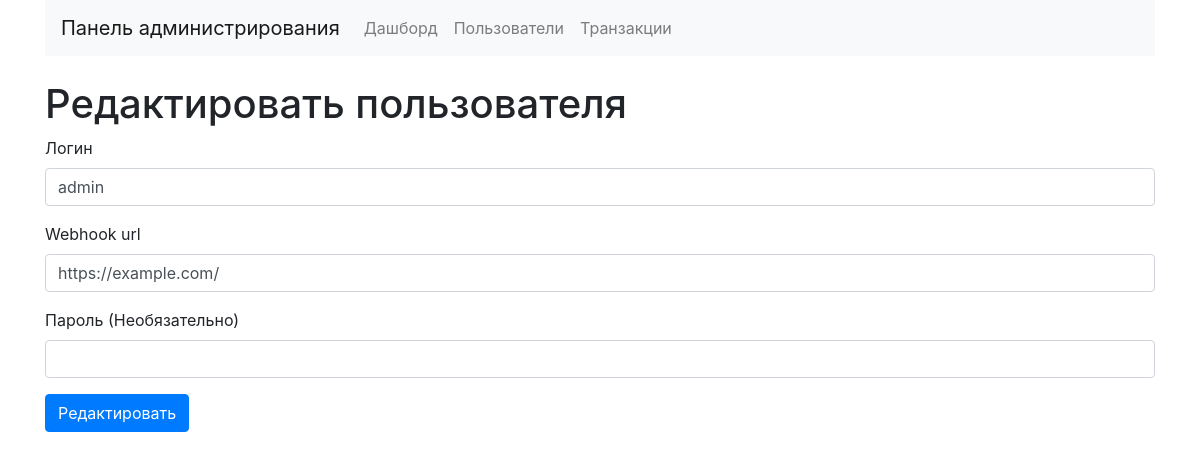
Page /user/edit/1 on the earlier database version.
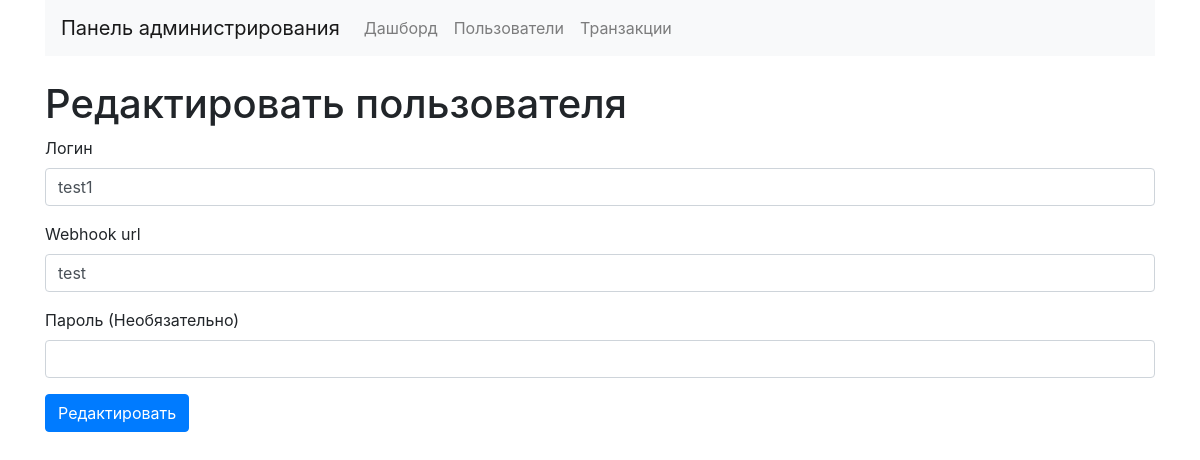
Same page on the later database version.
### app/models/user.py (models this page shows, shortened)
class User(db.Model):
    id: so.Mapped[int] = so.mapped_column(primary_key=True, comment='Идентификатор')
    username: so.Mapped[str] = so.mapped_column(sa.String(64), index=True, unique=True, comment='Логин')
    password_hash: so.Mapped[str] = so.mapped_column(sa.String(256), comment='Хэш пароля')
    balance: so.Mapped[float | None] = so.mapped_column(sa.Float, default=0.0, comment='Баланс')
    commission_rate: so.Mapped[float | None] = so.mapped_column(sa.Float, default=0.0, comment='Ставка комиссии')
    webhook_url: so.Mapped[str | None] = so.mapped_column(sa.String(256), comment='URL webhook')
    is_superuser: so.Mapped[bool] = so.mapped_column(sa.Boolean, default=False, comment='Суперпользователь')

### app/routes.py (the view, shortened to what this page needs)
@app.route('/user/edit/<int:user_id>', methods=['GET', 'POST'])
def edit_user(user_id):
    user = User.query.get(user_id)
    if not user:
        flash('Пользователь не найден')
        return redirect(url_for('users'))
    return render_template('edit_user.html', user=user)

### app/templates/edit_user.html
{% extends 'layout.html' %}
{% block content %}
    <h1>Редактировать пользователя</h1>
    <form method="POST">
        <div class="form-group">
            <label for="username">Логин</label>
            <input type="text" class="form-control" name="username" value="{{ user.username }}" required>
        </div>
        <div class="form-group">
            <label for="email">Webhook url</label>
            <input type="text" class="form-control" name="webhook_url" value="{{ user.webhook_url }}" required>
        </div>
        <div class="form-group">
            <label for="password">Пароль (Необязательно)</label>
            <input type="password" class="form-control" name="password">
        </div>
        <button type="submit" class="btn btn-primary">Редактировать</button>
    </form>
{% endblock %}

Differences in the rows shown:
changed User: username "admin" → "test1"; webhook_url "https://example.com/" → "test"
